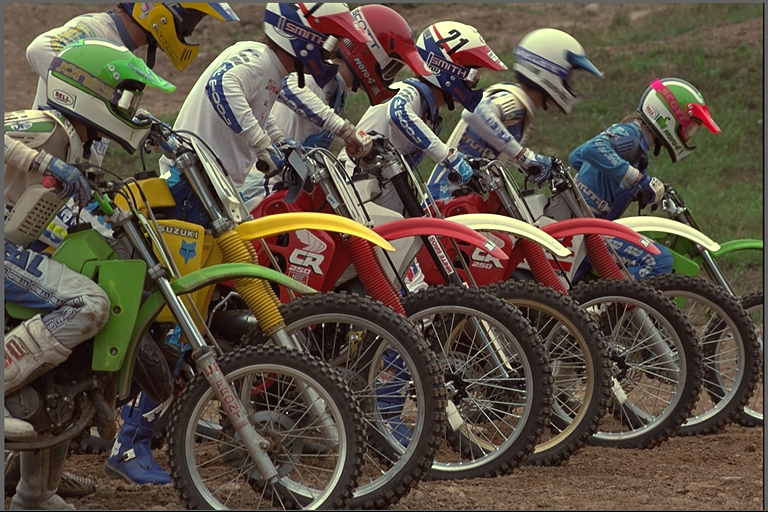
#> input picture test_image.png, 768 x 512 px
$ python project1.py
#> lines starting #> are read from the running program, lines starting #| are printed output that depends on the picture; long printed decimals are rounded
import math
from typing import List, Tuple
import cv2
import numpy as np
import matplotlib.pyplot as plt
from numpy import ndarray


def bilinearUpsampling(colorChannel: ndarray, scale: int,shape:Tuple[int,int,int]) -> ndarray:
    """
    :param colorChannel: a 2D ndarray representing a color channel
    :param scale: the scale factor
    :return: a 2D ndarray representing the upsampled color channel
    """
    result = np.full((shape[0], shape[1]), -1)
    for i in range(len(colorChannel)):
        for j in range(len(colorChannel[0])):
            if i*scale < len(result) and j*scale < len(result[0]):
                result[i * scale][j * scale] = colorChannel[i][j]
    print(result)

    for i in range(0, len(result)):
        if result[i][0] == -1:
            continue

        remainder = len(result[0]) % scale
        if remainder == 0:
            leftover = scale-1
        else:
            leftover = remainder-1

        for j in range(0, len(result[0])-leftover):
            if result[i][j] == -1:
                position_mod = j % scale
                result[i][j] = (result[i][j - position_mod] + result[i][j+(scale-position_mod)]) / 2

        for k in range(leftover):
            result[i][len(result[0])-k-1] = result[i][len(result[0])-1-leftover]


    print('====================')

    remainder = len(result) % scale
    if remainder == 0:
        leftover = scale - 1
    else:
        leftover = remainder - 1

    for i in range(0, len(result)-leftover):
        if result[i][0] != -1:
            continue

        position_mod = i % scale


        for j in range(0, len(result[0])):

                result[i][j] = (result[i-position_mod][j] + result[i+scale-position_mod][j]) / 2

    for k in range(leftover):
        for j in range(0, len(result[0])):
            result[len(result)-1-k][j] = result[len(result)-1-leftover][j]

    return result


def mergeColorChannel(yChanel: ndarray, uChanel: ndarray, vChanel: ndarray) -> ndarray:
    result = np.empty((len(yChanel), len(yChanel[0]),3))
    for i in range(len(yChanel)):
        for j in range(len(yChanel[0])):
            result[i][j][0] = yChanel[i][j]
            result[i][j][1] = uChanel[i][j]
            result[i][j][2] = vChanel[i][j]
    return result

class YUVImage:

    def __init__(self, data: ndarray):
        self.data = data

    # change the YUV channel to RBG channel without using builtin method
    def yuv2bgr(self) -> 'BGRImage':

        result = np.empty((len(self.data), len(self.data[0]), 3))
        for i in range(len(self.data)):

            for j in range(len(self.data[i])):
                y = self.data[i][j][0]
                u = self.data[i][j][1]
                v = self.data[i][j][2]

                r = round(y + 1.13983 * (v - 128))
                g = round(y - 0.39465 * (u - 128) - 0.58060 * (v - 128))
                b = round(y + 2.03211 * (u - 128))

                if r > 255:
                    r = 255
                elif r < 0:
                    r = 0
                if g > 255:
                    g = 255
                elif g < 0:
                    g = 0
                if b > 255:
                    b = 255
                elif b < 0:
                    b = 0

                result[i][j][0] = b
                result[i][j][1] = g
                result[i][j][2] = r

            # print(i, end=' ')

        return BGRImage(result)

    def getYChannel(self) -> ndarray:
        return self.data[:, :, 0]

    def getUChannel(self) -> ndarray:
        return self.data[:, :, 1]

    def getVChannel(self) -> ndarray:
        return self.data[:, :, 2]

    def downSampleY(self) -> ndarray:
        return self.data[::2, ::2, 0]

    def downSampleU(self) -> ndarray:
        return self.data[::4, ::4, 1]

    def downSampleV(self) -> ndarray:
        return self.data[::4, ::4, 2]


class BGRImage:

    def __init__(self, data: ndarray):
        self.data = data

    # change the BGR channel to YUV channel without using builtin method
    def bgr2yuv(self) -> YUVImage:
        result = np.empty((len(self.data), len(self.data[0]), 3))
        for i in range(len(self.data)):

            for j in range(len(self.data[i])):
                b = self.data[i][j][0]
                g = self.data[i][j][1]
                r = self.data[i][j][2]
                # print('b',b,'g',g,'r',r)
                y = round(0.299 * r + 0.587 * g + 0.114 * b)
                u = round(-0.147 * r - 0.289 * g + 0.436 * b + 128)
                v = round(0.615 * r - 0.515 * g - 0.100 * b + 128)
                result[i][j][0] = y
                result[i][j][1] = u
                result[i][j][2] = v
            # print(i, end=' ')

        return YUVImage(result)


if __name__ == '__main__':
    img = cv2.imread('test_image.png')
#> img is the input picture: shape (512, 768, 3); mean B, G, R 67.5, 81, 91.5
    cv2.imshow('test', img)
    bgr_img = BGRImage(img)
    #
    # # change the BGR channel to YUV channel
    # cv_img_yuv = cv2.cvtColor(img, cv2.COLOR_BGR2YUV)

    my_img_yuv = YUVImage(bgr_img.bgr2yuv().data)
#> in bgr2yuv, `result = np.empty((len(self.data), len(self.data[0]), 3))`: result: shape (512, 768, 3) float64; every value is 0
    # my_img_yuv = YUVImage(cv_img_yuv)
    # cv2.imshow('my_img_yuv', my_img_yuv.data)

    print(my_img_yuv.data.shape)
#| (512, 768, 3)


    y_downsample = my_img_yuv.downSampleY()
#> in downSampleY, `return self.data[::2, ::2, 0]`:
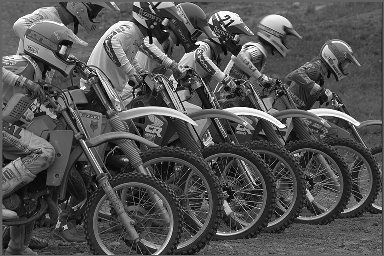
#> returned value: shape (256, 384) float64; min 1, max 255, mean 82.9
    u_downsample = my_img_yuv.downSampleU()
    v_downsample = my_img_yuv.downSampleV()


    y_up = bilinearUpsampling(y_downsample, 2,my_img_yuv.data.shape)
#> (printed output is left out)
#> after the loop in bilinearUpsampling, `for k in range(leftover):`: result: shape (512, 768) int64; min 1, max 255, mean 82.6
    u_up = bilinearUpsampling(u_downsample, 4,my_img_yuv.data.shape)
#> call 2 of bilinearUpsampling, with scale = 4, shape = (512, 768, 3)
#> the loop in bilinearUpsampling (call 2), `for i in range(len(colorChannel)):` made 128 passes
#> after the loop in bilinearUpsampling (call 2), `for i in range(len(colorChannel)):`: result: shape (512, 768) int64; 102 distinct labels, from -1 to 152
#> (printed output is left out)
#> after the loop in bilinearUpsampling (call 2), `for i in range(0, len(result)):`:
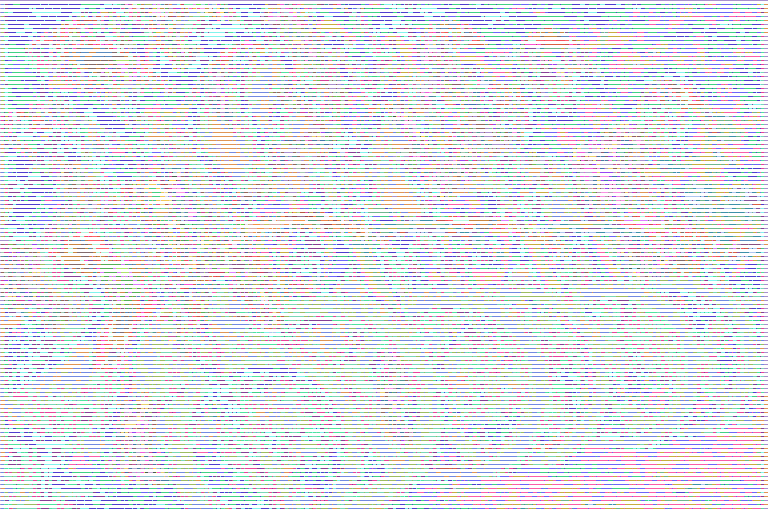
#> result: shape (512, 768) int64; 103 distinct labels, from -1 to 152; one colour per label, 0 black, -1 white
#> the loop in bilinearUpsampling (call 2), `for i in range(0, len(result)-leftover):` made 509 passes
#> position_mod on passes 2 to 4: 1, 2, 3
#> after the loop in bilinearUpsampling (call 2), `for k in range(leftover):`: result: shape (512, 768) int64; min 48, max 152, mean 120
    v_up = bilinearUpsampling(v_downsample, 4,my_img_yuv.data.shape)
#> call 3 of bilinearUpsampling, with scale = 4, shape = (512, 768, 3)
#> the loop in bilinearUpsampling (call 3), `for i in range(len(colorChannel)):` made 128 passes
#> after the loop in bilinearUpsampling (call 3), `for i in range(len(colorChannel)):`:
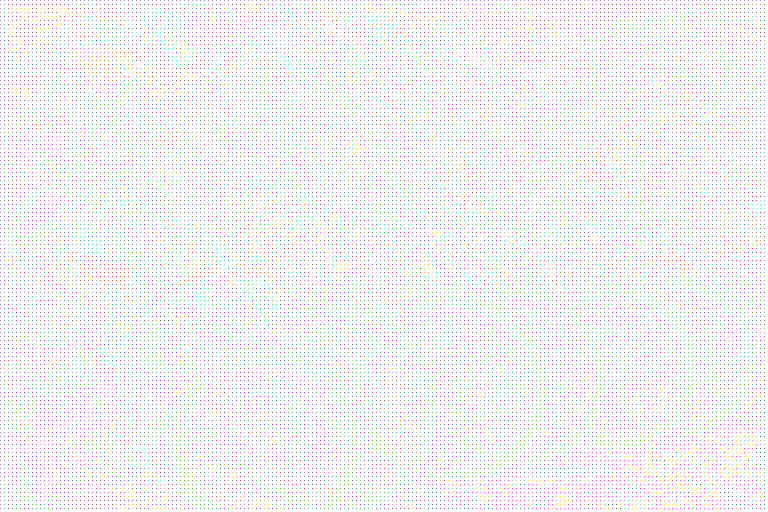
#> result: shape (512, 768) int64; 149 distinct labels, from -1 to 249; one colour per label, 0 black, -1 white
#> (printed output is left out)
#> after the loop in bilinearUpsampling (call 3), `for i in range(0, len(result)):`:
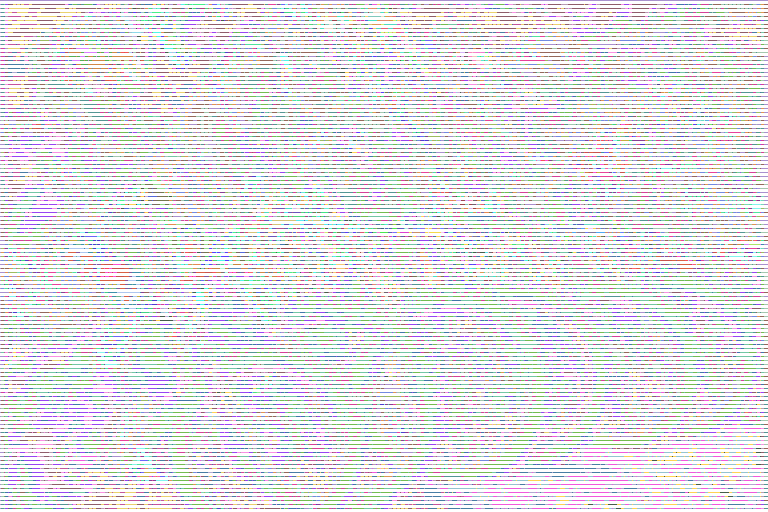
#> result: shape (512, 768) int64; 164 distinct labels, from -1 to 249; one colour per label, 0 black, -1 white
#> the loop in bilinearUpsampling (call 3), `for i in range(0, len(result)-leftover):` made 509 passes
#> after the loop in bilinearUpsampling (call 3), `for k in range(leftover):`:
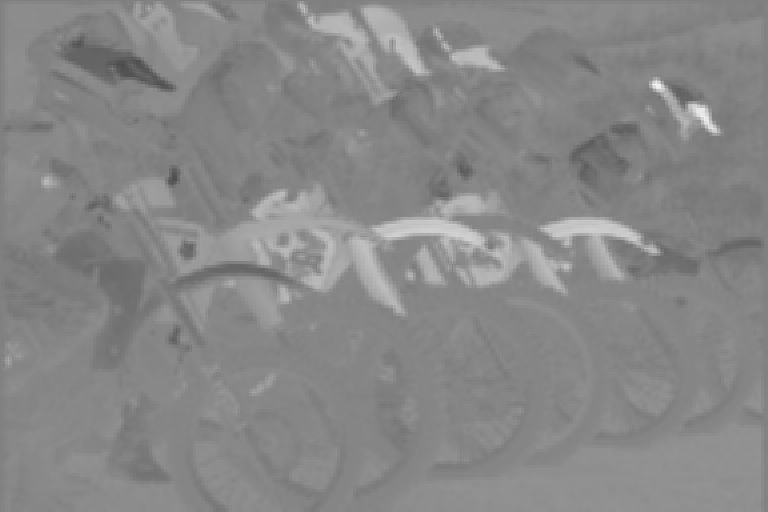
#> result: shape (512, 768) int64; min 75, max 249, mean 135.3


    new_yuv_img = YUVImage(mergeColorChannel(y_up, u_up, v_up))

    cv2.imshow('new_yuv_img', new_yuv_img.data.astype(np.uint8))
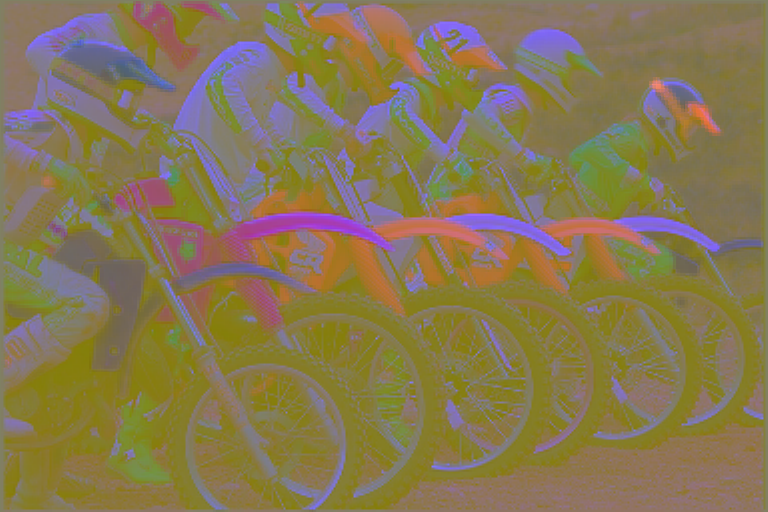
#> window 'new_yuv_img': shape (512, 768, 3); mean B, G, R 82.6, 120, 135.3
    new_bgr_img = new_yuv_img.yuv2bgr()
#> after the loop in yuv2bgr, `for i in range(len(self.data)):`:
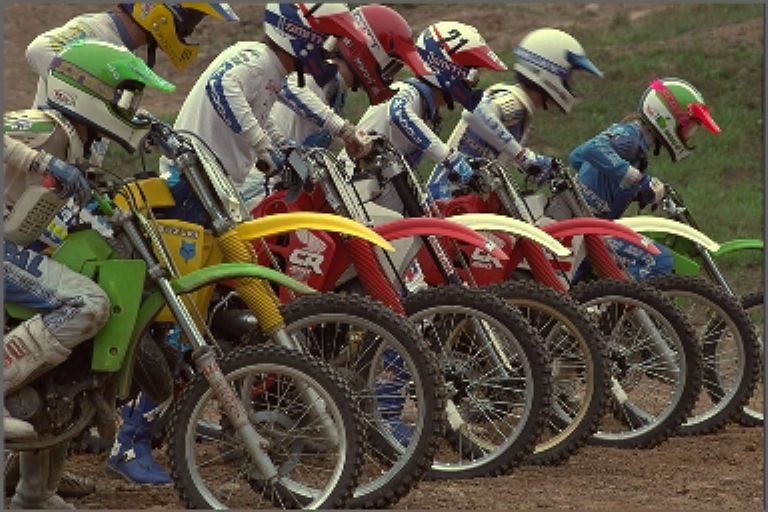
#> result: shape (512, 768, 3) float64; mean of channels 0, 1, 2 66.6, 81.5, 91; drawn as B, G, R

    cv2.imshow('new_img', new_bgr_img.data.astype(np.uint8))

    print(new_bgr_img.data.shape)
#| (512, 768, 3)
    MSE = 1/(len(img)*len(img[0])*3)*np.sum((img.astype("float") - new_bgr_img.data.astype("float")) ** 2)
#> MSE = 205.8
    PSNR = 10*math.log10(255/MSE)
#> PSNR = 0.931
    print('MSE', MSE)
#| MSE 205.811
    print('PSNR', PSNR)
#| PSNR 0.9307

    cv2.waitKey(0)
